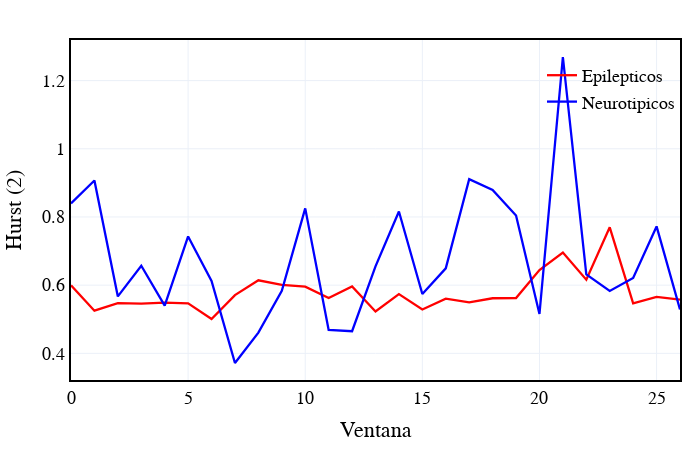

Notebook code for this chart:
### Code cell
import plotly.graph_objects as go
import numpy as np

fig = go.Figure()
ploteoC = []
ploteoS = []
canal = 1



for i in range(len(HvC)):
    ploteoC.append(HvC[i][canal])
    ploteoS.append(Hv[i][canal])
    
fig.add_trace(go.Scatter(x= np.arange(len(ploteoC)),y= ploteoC, mode='lines',name='Epilepticos',line_color='red',line_width=2.3))
fig.add_trace(go.Scatter(x= np.arange(len(ploteoS)),y= ploteoS, mode='lines',name='Neurotipicos',line_color='blue',line_width=2.3))

estetica(fig, h=450,w=700,x_name= 'Ventana',y_name='Hurst (2)')
fig.show()

### Figure 1 — Plotly figure (JSON) as saved in the notebook; plotly's stock layout.template omitted (floating-point values rounded to 4 significant figures)
{"data": [{"line": {"color": "red", "width": 2.3}, "mode": "lines", "name": "Epilepticos", "type": "scatter", "x": [0, 1, 2, 3, 4, 5, 6, 7, 8, 9, 10, 11, 12, 13, 14, 15, 16, 17, 18, 19, 20, 21, 22, 23, 24, 25, 26], "y": [0.5993, 0.5251, 0.5471, 0.5458, 0.5489, 0.5467, 0.5007, 0.5709, 0.6142, 0.6011, 0.5956, 0.5623, 0.5961, 0.5229, 0.5738, 0.5286, 0.5605, 0.5496, 0.5616, 0.5623, 0.6445, 0.6957, 0.6162, 0.7697, 0.5464, 0.5658, 0.5576]}, {"line": {"color": "blue", "width": 2.3}, "mode": "lines", "name": "Neurotipicos", "type": "scatter", "x": [0, 1, 2, 3, 4, 5, 6, 7, 8, 9, 10, 11, 12, 13, 14, 15, 16, 17, 18, 19, 20, 21, 22, 23, 24, 25, 26], "y": [0.8395, 0.9069, 0.567, 0.657, 0.5402, 0.743, 0.6121, 0.3717, 0.4609, 0.5832, 0.8252, 0.4689, 0.465, 0.655, 0.816, 0.5739, 0.6494, 0.9111, 0.879, 0.8042, 0.5154, 1.269, 0.6316, 0.5831, 0.6213, 0.7723, 0.5286]}], "layout": {"autosize": false, "font": {"color": "Black", "family": "Arial", "size": 18}, "height": 450, "legend": {"bgcolor": "rgba(255,255,255,0)", "font": {"size": 18}, "orientation": "v", "x": 1, "xanchor": "right", "y": 0.95, "yanchor": "top"}, "margin": {"b": 20, "l": 20, "r": 20, "t": 40}, "plot_bgcolor": "white", "title": {"font": {"size": 20}, "text": ""}, "width": 700, "xaxis": {"linecolor": "black", "linewidth": 2, "mirror": true, "showgrid": true, "showline": true, "title": {"text": "Ventana"}}, "yaxis": {"linecolor": "black", "linewidth": 2, "mirror": true, "showgrid": true, "showline": true, "title": {"text": "Hurst (2)"}}}}
